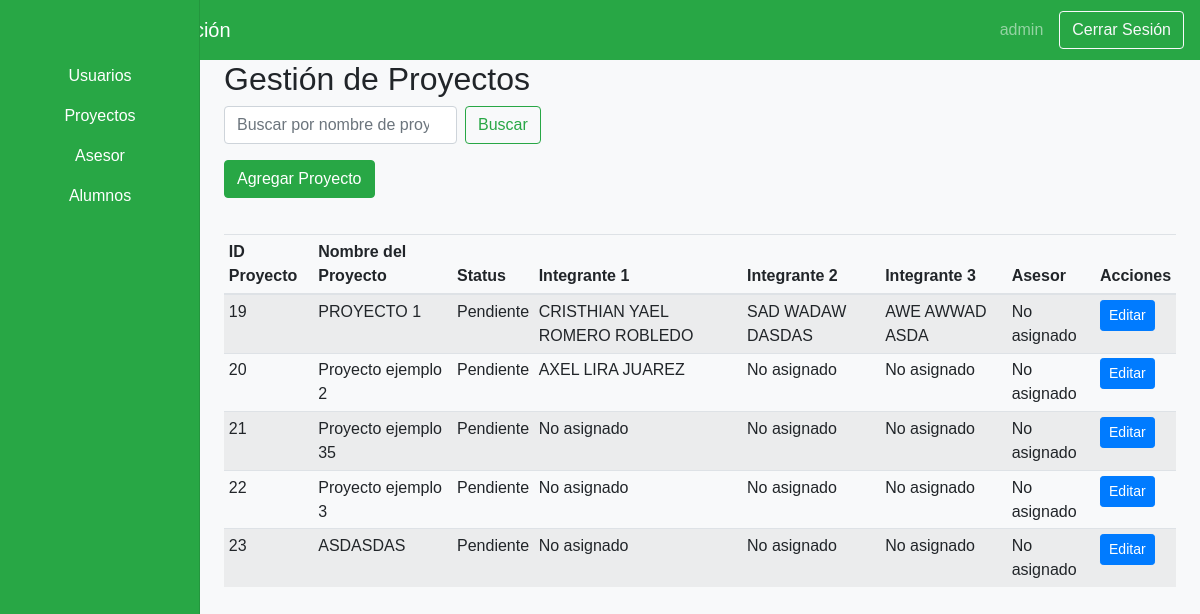
Before: /views/admin/dashboardAdminProyectos.php (signed in) with the older database file.
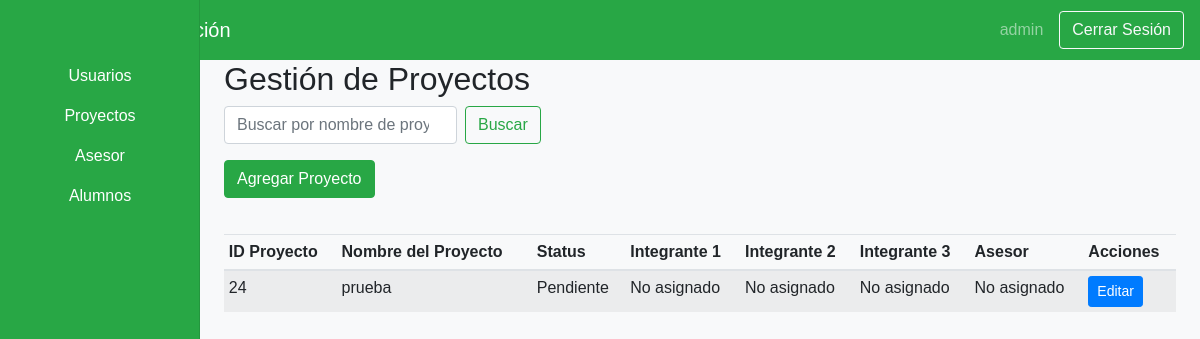
After: the same page with the newer database file.
### tables this page shows
CREATE TABLE IF NOT EXISTS `proyecto` (
  `ID_Proyecto` int NOT NULL AUTO_INCREMENT,
  `Nombre_Proyecto` varchar(200) NOT NULL,
  `Status` enum('Pendiente','En Revisión') NOT NULL,
  `Integrante_1` int DEFAULT NULL,
  `Integrante_2` int DEFAULT NULL,
  `Integrante_3` int DEFAULT NULL,
  `Asesor` int DEFAULT NULL,
  PRIMARY KEY (`ID_Proyecto`),
  KEY `fk_proyecto_integrante_1` (`Integrante_1`),
  KEY `fk_proyecto_integrante_2` (`Integrante_2`),
  KEY `fk_proyecto_integrante_3` (`Integrante_3`),
  KEY `fk_proyecto_asesor` (`Asesor`)
);

### Views/Admin/dashboardAdminProyectos.php (the view, shortened to what this page needs)
<?php
include('../../includes/config.php');
?>
<!DOCTYPE html>
<html lang="es">
<head>
    <link rel="stylesheet" href="https://stackpath.bootstrapcdn.com/bootstrap/4.3.1/css/bootstrap.min.css">
    <link rel="stylesheet" href="<?php echo CSS_PATH; ?>dashboard.css">
</head>
<body>
    <nav class="navbar navbar-dark bg-success">
        <span class="navbar-brand mb-0 h1">Panel de Administración</span>
        <div class="d-flex align-items-center">
            <span class="navbar-text mr-3">
                <?php echo $_SESSION['username']; ?>
            </span>
            <a href="../public/logout.php" class="btn btn-outline-light">Cerrar Sesión</a>
        </div>
    </nav>
    <div class="container-fluid">
        <div class="row">
            <nav class="col-md-2 d-none d-md-block bg-success sidebar">
                <div class="sidebar-sticky">
                    <ul class="nav flex-column">
                    <li class="nav-item">
                            <a class="nav-link text-white text-center" href="dashboardAdmin.php">
                                Usuarios
                            </a>
                        </li>
                        <li class="nav-item">
                            <a class="nav-link text-white text-center" href="dashboardAdminProyectos.php">
                                Proyectos
                            </a>
                        </li>
                        <li class="nav-item">
                            <a class="nav-link text-white text-center" href="dashboardAdminAsesor.php">
                                Asesor
                            </a>
                        </li>
                        <li class="nav-item">
                            <a class="nav-link text-white text-center" href="dashboardAdminAlumnos.php">
                                Alumnos
                            </a>
                        </li>
                    </ul>
                </div>
            </nav>
            <main role="main" class="col-md-9 ml-sm-auto col-lg-10 px-4">
                <h2>Gestión de Proyectos</h2>
                <form method="GET" class="form-inline mb-3">
                    <input class="form-control mr-sm-2" type="search" name="search" placeholder="Buscar por nombre de proyecto" aria-label="Buscar">
                    <button class="btn btn-outline-success my-2 my-sm-0" type="submit">Buscar</button>
                </form>
                <button type="button" class="btn btn-success mb-3" data-toggle="modal" data-target="#addProjectModal">
                    Agregar Proyecto
                </button>
                <div class="table-responsive">
                    <table class="table table-striped table-sm">
                        <thead>
                            <tr>
                                <th>ID Proyecto</th>
                                <th>Nombre del Proyecto</th>
                                <th>Status</th>
                                <th>Integrante 1</th>
                                <th>Integrante 2</th>
                                <th>Integrante 3</th>
                                <th>Asesor</th>
                                <th>Acciones</th>
                            </tr>
                        </thead>
                        <tbody>
                            <?php
                            $query = "
                                SELECT p.*,
                                       CONCAT(a.Nombres, ' ', a.Apellido_Paterno, ' ', a.Apellido_Materno) AS Nombre_Asesor,
                                       CONCAT(i1.Nombres, ' ', i1.Apellido_Paterno, ' ', i1.Apellido_Materno) AS Integrante1,
                                       CONCAT(i2.Nombres, ' ', i2.Apellido_Paterno, ' ', i2.Apellido_Materno) AS Integrante2,
                                       CONCAT(i3.Nombres, ' ', i3.Apellido_Paterno, ' ', i3.Apellido_Materno) AS Integrante3
                                FROM proyecto p
                                LEFT JOIN asesor a ON p.Asesor = a.ID_Asesor
                                LEFT JOIN alumno i1 ON p.Integrante_1 = i1.ID_Alumno
                                LEFT JOIN alumno i2 ON p.Integrante_2 = i2.ID_Alumno
                                LEFT JOIN alumno i3 ON p.Integrante_3 = i3.ID_Alumno
                                ORDER BY p.ID_Proyecto ASC";
                            $result = $connection->query($query);
                            while ($row = $result->fetch_assoc()) {
                                echo "<tr>";
                                echo "<td>" . htmlspecialchars($row['ID_Proyecto']) . "</td>";
                                echo "<td>" . htmlspecialchars($row['Nombre_Proyecto']) . "</td>";
                                echo "<td>" . htmlspecialchars($row['Status']) . "</td>";
                                echo "<td>" . htmlspecialchars($row['Integrante1'] ?? 'No asignado') . "</td>";
                                echo "<td>" . htmlspecialchars($row['Integrante2'] ?? 'No asignado') . "</td>";
                                echo "<td>" . htmlspecialchars($row['Integrante3'] ?? 'No asignado') . "</td>";
                                echo "<td>" . htmlspecialchars($row['Nombre_Asesor'] ?? 'No asignado') . "</td>";
                                echo "<td>";
                                echo "<button type='button' class='btn btn-primary btn-sm' data-toggle='modal' data-target='#editProjectModal'
                                        data-id='" . htmlspecialchars($row['ID_Proyecto']) . "'
                                        data-nombre='" . htmlspecialchars($row['Nombre_Proyecto']) . "'>Editar</button>";
                                echo "</td>";
                                echo "</tr>";
                            }
                            ?>
                        </tbody>
                    </table>
                </div>
            </main>
        </div>
    </div>
</body>
</html>

### Assets/CSS/dashboard.css (style rules this page uses)
body { font-family: Arial, sans-serif; background-color: #f8f9fa; overflow: hidden; }
.navbar { height: 60px; display: flex; align-items: center; justify-content: space-between; background-color: #28a745; color: white; }
.sidebar { position: fixed; top: 0; bottom: 0; left: 0; z-index: 100; padding: 48px 0 0; box-shadow: inset -1px 0 0 rgba(0, 0, 0, 0.1); background-color: #28a745; }
.sidebar-sticky { position: relative; top: 0; height: calc(100vh - 48px); padding-top: 0.5rem; overflow-x: hidden; overflow-y: auto; }
.sidebar .nav-link { font-weight: 500; color: black; }
.table-responsive { margin-top: 20px; }
.table-striped tbody tr:nth-of-type(odd) { background-color: rgba(0, 0, 0, 0.05); }

Changed rows visible on the page:
removed proyecto: ID_Proyecto "19", Nombre_Proyecto "PROYECTO 1", Status "Pendiente", Integrante1 "CRISTHIAN YAEL ROMERO ROBLEDO", Integrante2 "SAD WADAW DASDAS", Integrante3 "AWE AWWAD ASDA", Nombre_Asesor "No asignado"
removed proyecto: ID_Proyecto "20", Nombre_Proyecto "Proyecto ejemplo 2", Status "Pendiente", Integrante1 "AXEL LIRA JUAREZ", Integrante2 "No asignado", Integrante3 "No asignado", Nombre_Asesor "No asignado"
removed proyecto: ID_Proyecto "21", Nombre_Proyecto "Proyecto ejemplo 35", Status "Pendiente", Integrante1 "No asignado", Integrante2 "No asignado", Integrante3 "No asignado", Nombre_Asesor "No asignado"
removed proyecto: ID_Proyecto "22", Nombre_Proyecto "Proyecto ejemplo 3", Status "Pendiente", Integrante1 "No asignado", Integrante2 "No asignado", Integrante3 "No asignado", Nombre_Asesor "No asignado"
removed proyecto: ID_Proyecto "23", Nombre_Proyecto "ASDASDAS", Status "Pendiente", Integrante1 "No asignado", Integrante2 "No asignado", Integrante3 "No asignado", Nombre_Asesor "No asignado"
added proyecto: ID_Proyecto "24", Nombre_Proyecto "prueba", Status "Pendiente", Integrante1 "No asignado", Integrante2 "No asignado", Integrante3 "No asignado", Nombre_Asesor "No asignado"
